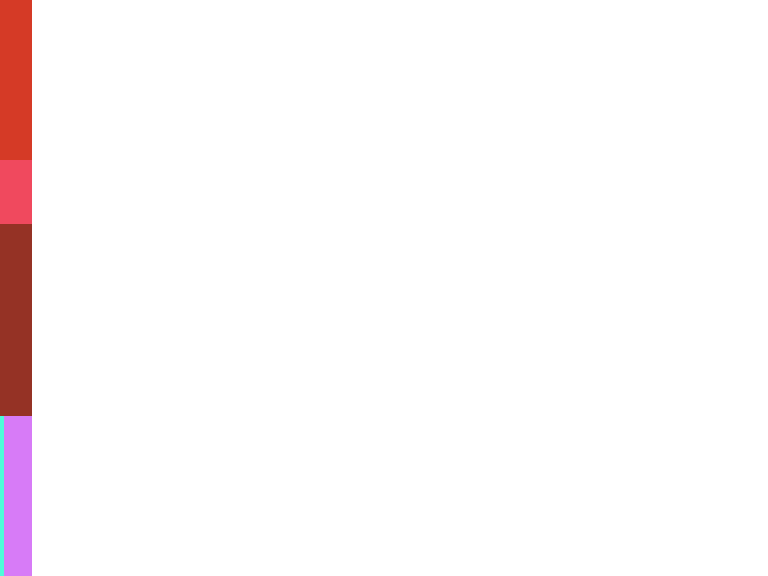

Rendered tile map (Tiled .tmx) drawn with the repository's tilesets; below, a short description and the full map source, tile grids included:
An orthogonal 24x18 tile map with 32x32 px tiles, 1 tile layer (Tile Layer 1), 2 tilesets.

<map version="1.0" tiledversion="1.0.3" orientation="orthogonal" renderorder="right-down" width="24" height="18" tilewidth="32" tileheight="32" nextobjectid="1">
 <tileset firstgid="1" name="white" tilewidth="32" tileheight="32" tilecount="204" columns="17">
  <image source="basic.png" width="546" height="410" />
 </tileset>
 <tileset firstgid="205" name="colours" tilewidth="32" tileheight="32" tilecount="961" columns="31">
  <image source="colours.png" width="1000" height="1000" />
 </tileset>
 <layer name="Tile Layer 1" width="24" height="18">
  <data encoding="csv">
714,21,21,21,21,21,38,38,38,21,21,22,23,21,21,22,23,24,25,26,27,28,29,30,
714,38,38,38,38,38,55,55,55,38,21,21,21,38,21,22,23,24,25,26,27,28,29,30,
714,55,55,55,55,55,72,72,72,55,38,38,38,55,21,22,23,24,25,26,27,28,29,30,
714,22,23,24,25,26,27,28,29,30,31,55,55,72,21,22,23,24,25,26,27,28,29,30,
714,21,21,21,21,22,23,24,25,26,27,28,29,30,31,22,23,24,25,26,27,28,29,30,
358,38,38,38,38,21,21,22,23,24,25,26,27,28,29,30,31,24,25,26,27,28,29,30,
358,55,55,55,55,38,21,22,23,24,25,26,27,28,29,30,31,24,25,26,27,28,29,30,
641,72,72,72,72,55,21,22,23,24,25,26,27,28,29,30,31,24,25,26,27,28,29,30,
641,89,89,89,89,72,21,22,23,24,25,26,27,28,29,30,31,24,25,26,27,28,29,30,
641,91,92,93,94,89,21,22,23,24,25,26,27,28,29,30,31,24,25,26,27,28,29,30,
641,91,92,93,94,95,38,39,40,41,42,43,44,45,46,47,48,24,25,26,27,28,29,30,
641,91,92,93,94,95,55,56,57,58,59,60,61,62,63,64,65,24,25,26,27,28,29,30,
641,90,91,92,93,94,72,73,74,75,76,77,78,79,80,81,82,24,25,26,27,28,29,30,
797,90,91,92,93,94,89,90,91,92,93,94,95,96,97,98,99,31,31,31,31,31,31,31,
797,90,91,92,93,94,95,96,97,98,99,48,48,48,48,48,48,48,48,48,48,48,48,48,
797,90,91,92,93,94,95,96,97,98,99,65,65,65,65,65,65,65,65,65,65,65,65,65,
797,90,91,92,93,94,95,96,97,98,99,82,82,82,82,82,82,82,82,82,82,82,82,82,
797,90,91,92,93,94,95,96,97,98,99,99,99,99,99,99,99,99,99,99,99,99,99,99
</data>
 </layer>
</map>
